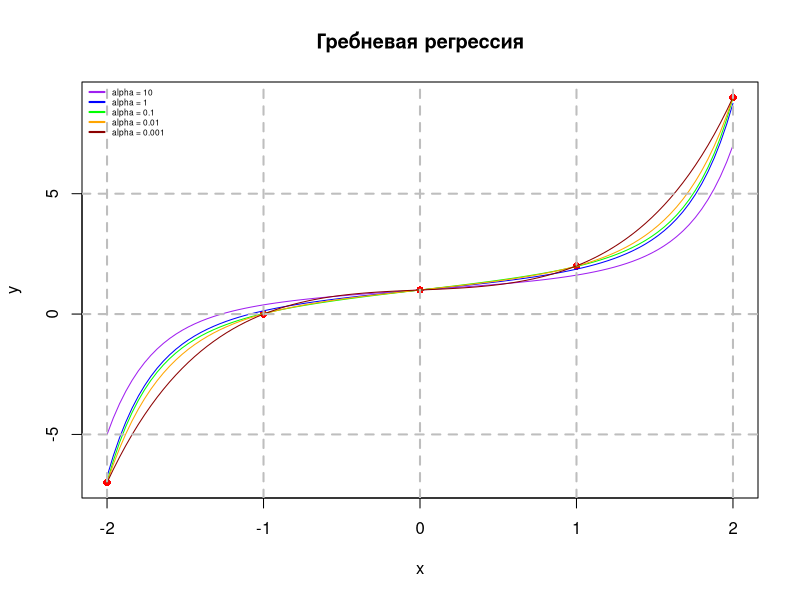
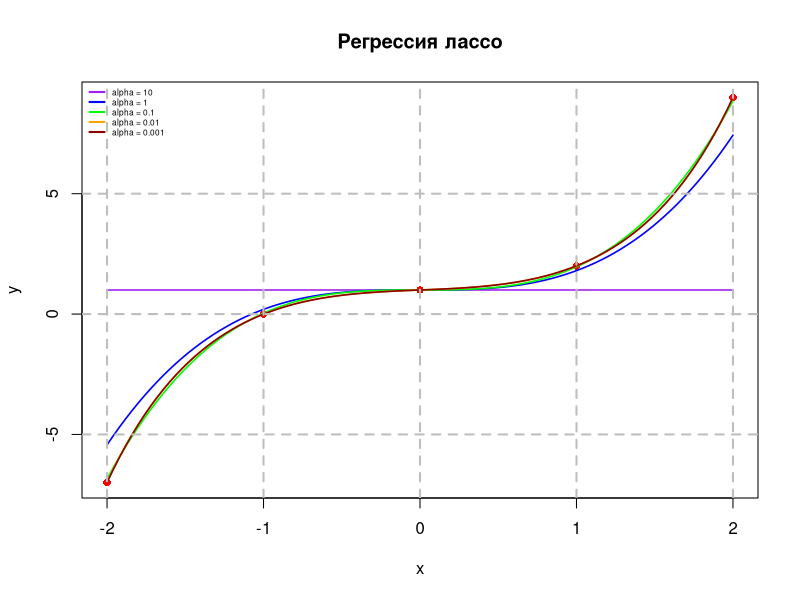
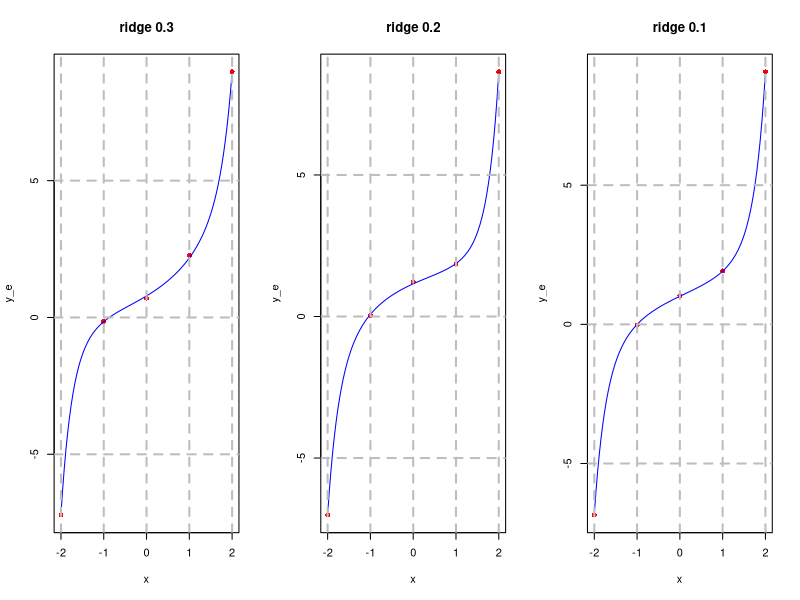
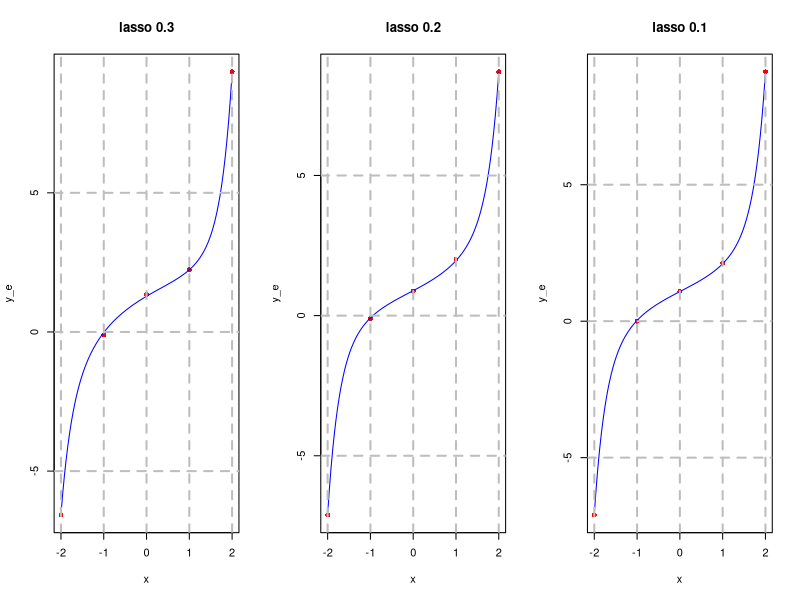

Reproduce these figures in R, in order.
library(glmnet)

evaluation_coeffs_polynom <- function(model , x, y, count){
  y_mean = mean(y)
  
  TSS = 0
  for(i in 1:count){
    TSS = TSS + (y[i] - y_mean)**2
  }
  
  RSS = 0
  for(i in 1:count){
    RSS = RSS + (y[i] - predict(model, newx = poly(x[i], 11, raw=TRUE), interval="confidence"))**2
  }
  
  RSS = RSS[[1]]
  TSS = TSS[[1]]
  RSE = sqrt(1/(count-2)*RSS)
  
  det_coef = (1 - RSS/TSS)
  return(list(RSE = RSE, TSS = TSS, RSS = RSS, det_coef = det_coef))
}

task1 <- function(){
  x = seq(-2,2,1)
  x_test = seq(-2,2,0.04)
  y <- c(-7, 0, 1, 2, 9)
  x_poly = poly(x, 11, raw=TRUE)[1:5, 1:11]

  a<-c(10,1,0.1,0.01,0.001)
  cols<-c("purple", "blue", "green", "orange", "darkred")

  # гребневая
  print("Гребневая регрессия")
  plot(main="Гребневая регрессия", x,y, col="red", pch = 16, grid = TRUE)
  for (i in 1:length(a)){
    ridge_model <- glmnet(x_poly, y, alpha = 0,lambda=a[i])
    
    y_ridge <- predict(ridge_model, newx = poly(x_test, 11, raw=TRUE))
    lines(x_test, y_ridge, col=cols[i], lwd=1)
    
    print(paste("Лямбда: ", a[i]))
    ev_ridge = evaluation_coeffs_polynom(ridge_model, x, y, length(x))
    
    print(paste("RSE: ", ev_ridge$RSE))
    print(paste("RSS: ", ev_ridge$RSS))
    print(paste("Коэффициент детерминации: ", ev_ridge$det_coef))
    print("Коэффициенты: ")
    print(ridge_model$beta@x)
    print("")
    
  }
  legend("topleft", c("alpha = 10","alpha = 1", "alpha = 0.1", "alpha = 0.01", "alpha = 0.001"),
        bty = "n",
        lty = 1,
        cex = 0.5,
        lwd = 2,
        col = c("purple", "blue", "green", "orange", "darkred"))
  grid(nx = NULL, ny = NULL,
       lty = 2,      # Grid line type
       col = "gray", # Grid line color
       lwd = 2)      # Grid line width

  print("")
  # lasso
  print("Регрессия лассо")
  plot(main="Регрессия лассо", x,y, col="red", pch = 16, grid = TRUE)
  for (i in 1:length(a)){
    lasso_model <- glmnet(x_poly, y, alpha = 1, lambda=a[i])
    
    koeffs = lasso_model$beta@x
    
    
    
    y_lasso <- predict(lasso_model, newx = poly(x_test, 11, raw=TRUE))
    lines(x_test, y_lasso, col=cols[i], lwd=1.6)
    
    print(paste("Лямбда: ", a[i]))
    ev_lasso = evaluation_coeffs_polynom(lasso_model, x, y, length(x))
    print(paste("RSE: ", ev_lasso$RSE))
    print(paste("RSS: ", ev_lasso$RSS))
    print(paste("Коэффициент детерминации: ", ev_lasso$det_coef))
    print("Коэффициенты: ")
    print(koeffs)
    print("")
    
  }  
  legend("topleft", c("alpha = 10","alpha = 1", "alpha = 0.1", "alpha = 0.01", "alpha = 0.001"),
        bty = "n",
        lty = 1,
        cex = 0.5,
        lwd = 2,
        col = c("purple", "blue", "green", "orange", "darkred"))
  grid(nx = NULL, ny = NULL,
       lty = 2,      # Grid line type
       col = "gray", # Grid line color
       lwd = 2)      # Grid line width
}

task2 <- function(){
  x = seq(-2,2,1)
  x_test = seq(-2,2,0.04)
  y <- c(-7, 0, 1, 2, 9)
  y_e = y + rnorm(length(y), 0, )
  x_poly = poly(x, 11, raw=TRUE)[1:5, 1:11]
  
  sigmas <- c(0.3, 0.2, 0.1)
  print("")
  print("Гребневая регрессия")
  par(mfrow = c(1, 3))
  for (i in 1:length(sigmas)){
    y_e = y + rnorm(length(y), 0, sigmas[i])
    
    ridge_model <- glmnet(x_poly, y_e, alpha = 0,lambda=0.1)
    y_ridge <- predict(ridge_model, newx = poly(x_test, 11, raw=TRUE))
    
    plot(x,y_e, col="red", pch = 16, main = paste("ridge", sigmas[i]))
    lines(x_test, y_ridge, col="blue", lwd=1)
    grid(nx = NULL, ny = NULL,
         lty = 2,      # Grid line type
         col = "gray", # Grid line color
         lwd = 2)      # Grid line width
    
    print(paste("Сигма: ", sigmas[i]))
    ev_ridge = evaluation_coeffs_polynom(ridge_model, x, y, length(x))
    
    print(paste("RSE: ", ev_ridge$RSE))
    print(paste("RSS: ", ev_ridge$RSS))
    print(paste("Коэффициент детерминации: ", ev_ridge$det_coef))
    print("Коэффициенты: ")
    print(ridge_model$beta@x)
    print("")
  }
  
  print("")
  
  print("Регрессия лассо")
  par(mfrow = c(1, 3))
  for (i in 1:length(sigmas)){
    y_e = y + rnorm(length(y), 0, sigmas[i])
    
    lasso_model <- glmnet(x_poly, y_e, alpha = 0,lambda=0.1)
    y_lasso <- predict(lasso_model, newx = poly(x_test, 11, raw=TRUE))
    
    plot(x,y_e, col="red", pch = 16, main = paste("lasso", sigmas[i]), grid = TRUE)
    lines(x_test, y_lasso, col="blue", lwd=1)
    grid(nx = NULL, ny = NULL,
         lty = 2,      # Grid line type
         col = "gray", # Grid line color
         lwd = 2)      # Grid line width
    
    print(paste("Сигма: ", sigmas[i]))
    ev_lasso = evaluation_coeffs_polynom(lasso_model, x, y, length(x))
    print(paste("RSE: ", ev_lasso$RSE))
    print(paste("RSS: ", ev_lasso$RSS))
    print(paste("Коэффициент детерминации: ", ev_lasso$det_coef))
    print("Коэффициенты: ")
    print(lasso_model$beta@x)
    print("")
  }
}

task1()
task2()